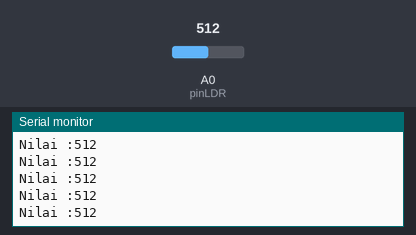
A sketch run on a simulated Arduino Uno, built with avr-gcc and run on an emulated ATmega328P. On the bench: the last lines printed to the serial monitor. Inputs (shaded band) come from the test bench; at power-on: A0 (pinLDR) = 512.

Above: at 1.2 s.
1.3 s: A0 (pinLDR) set to 11
At 1.9 s:
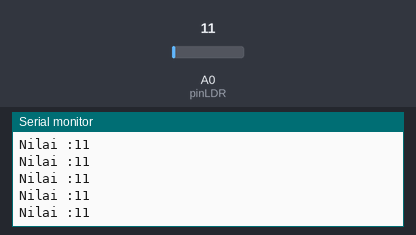
2.8 s: A0 (pinLDR) set to 8
At 3.5 s:
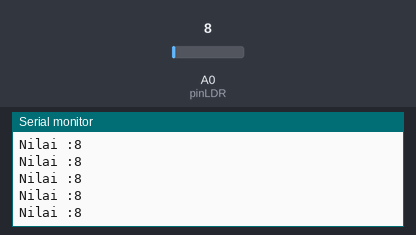
Timing chart, 0 to 5.8 s (numbered marks = the images above; inputs shaded):
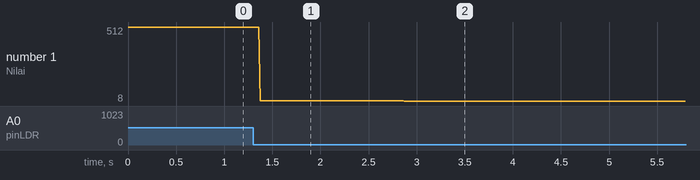

Measured:
- after the input at 1.3 s, the serial monitor: prints a new line after 0.07 s (image 1)
- after the input at 2.8 s, the serial monitor: prints a new line after 0.07 s (image 2)
- plotted number 1: 512 → 11 after the input at 1.3 s, 11 → 8 after the input at 2.8 s

The sketch:

1.SensorLDR.ino
```cpp
//INISIALISASI
int pinLDR=A0;

void setup() {
  // put your setup code here, to run once:
Serial.begin(9600);
}

void loop() {
  // put your main code here, to run repeatedly:
int bacaLDR=analogRead(pinLDR);

//PRINT TO SERIAL
Serial.print("Nilai :");
Serial.print(bacaLDR);
Serial.println();
}
```
